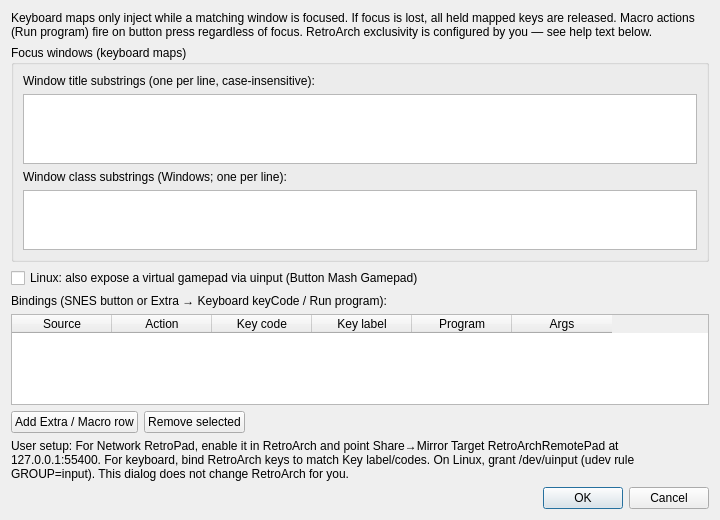
<?xml version="1.0" encoding="UTF-8"?>
<ui version="4.0">
 <class>TriggersDialog</class>
 <widget class="QDialog" name="TriggersDialog">
  <property name="geometry">
   <rect>
    <x>0</x>
    <y>0</y>
    <width>720</width>
    <height>520</height>
   </rect>
  </property>
  <property name="windowTitle">
   <string>Configure Input Triggers</string>
  </property>
  <layout class="QVBoxLayout" name="verticalLayout">
   <item>
    <widget class="QLabel" name="infoLabel">
     <property name="wordWrap">
      <bool>true</bool>
     </property>
     <property name="text">
      <string>Keyboard maps only inject while a matching window is focused. If focus is lost, all held mapped keys are released. Macro actions (Run program) fire on button press regardless of focus. RetroArch exclusivity is configured by you — see help text below.</string>
     </property>
    </widget>
   </item>
   <item>
    <widget class="QGroupBox" name="focusGroup">
     <property name="title">
      <string>Focus windows (keyboard maps)</string>
     </property>
     <layout class="QVBoxLayout" name="focusLayout">
      <item>
       <widget class="QLabel" name="titleHint">
        <property name="text">
         <string>Window title substrings (one per line, case-insensitive):</string>
        </property>
       </widget>
      </item>
      <item>
       <widget class="QPlainTextEdit" name="windowTitlesEdit">
        <property name="maximumSize">
         <size>
          <width>16777215</width>
          <height>80</height>
         </size>
        </property>
       </widget>
      </item>
      <item>
       <widget class="QLabel" name="classHint">
        <property name="text">
         <string>Window class substrings (Windows; one per line):</string>
        </property>
       </widget>
      </item>
      <item>
       <widget class="QPlainTextEdit" name="windowClassesEdit">
        <property name="maximumSize">
         <size>
          <width>16777215</width>
          <height>60</height>
         </size>
        </property>
       </widget>
      </item>
     </layout>
    </widget>
   </item>
   <item>
    <widget class="QCheckBox" name="linuxGamepadCheck">
     <property name="text">
      <string>Linux: also expose a virtual gamepad via uinput (Button Mash Gamepad)</string>
     </property>
    </widget>
   </item>
   <item>
    <widget class="QLabel" name="bindHint">
     <property name="text">
      <string>Bindings (SNES button or Extra → Keyboard keyCode / Run program):</string>
     </property>
    </widget>
   </item>
   <item>
    <widget class="QTableWidget" name="bindingsTable">
     <property name="columnCount">
      <number>6</number>
     </property>
     <column>
      <property name="text">
       <string>Source</string>
      </property>
     </column>
     <column>
      <property name="text">
       <string>Action</string>
      </property>
     </column>
     <column>
      <property name="text">
       <string>Key code</string>
      </property>
     </column>
     <column>
      <property name="text">
       <string>Key label</string>
      </property>
     </column>
     <column>
      <property name="text">
       <string>Program</string>
      </property>
     </column>
     <column>
      <property name="text">
       <string>Args</string>
      </property>
     </column>
    </widget>
   </item>
   <item>
    <layout class="QHBoxLayout" name="extraBtnRow">
     <item>
      <widget class="QPushButton" name="addExtraButton">
       <property name="text">
        <string>Add Extra / Macro row</string>
       </property>
      </widget>
     </item>
     <item>
      <widget class="QPushButton" name="removeExtraButton">
       <property name="text">
        <string>Remove selected</string>
       </property>
      </widget>
     </item>
     <item>
      <spacer name="extraSpacer">
       <property name="orientation">
        <enum>Qt::Horizontal</enum>
       </property>
       <property name="sizeHint" stdset="0">
        <size>
         <width>40</width>
         <height>20</height>
        </size>
       </property>
      </spacer>
     </item>
    </layout>
   </item>
   <item>
    <widget class="QLabel" name="setupHint">
     <property name="wordWrap">
      <bool>true</bool>
     </property>
     <property name="text">
      <string>User setup: For Network RetroPad, enable it in RetroArch and point Share→Mirror Target RetroArchRemotePad at 127.0.0.1:55400. For keyboard, bind RetroArch keys to match Key label/codes. On Linux, grant /dev/uinput (udev rule GROUP=input). This dialog does not change RetroArch for you.</string>
     </property>
    </widget>
   </item>
   <item>
    <widget class="QDialogButtonBox" name="buttonBox">
     <property name="orientation">
      <enum>Qt::Horizontal</enum>
     </property>
     <property name="standardButtons">
      <set>QDialogButtonBox::Cancel|QDialogButtonBox::Ok</set>
     </property>
    </widget>
   </item>
  </layout>
 </widget>
 <resources/>
 <connections>
  <connection>
   <sender>buttonBox</sender>
   <signal>accepted()</signal>
   <receiver>TriggersDialog</receiver>
   <slot>accept()</slot>
  </connection>
  <connection>
   <sender>buttonBox</sender>
   <signal>rejected()</signal>
   <receiver>TriggersDialog</receiver>
   <slot>reject()</slot>
  </connection>
 </connections>
</ui>
